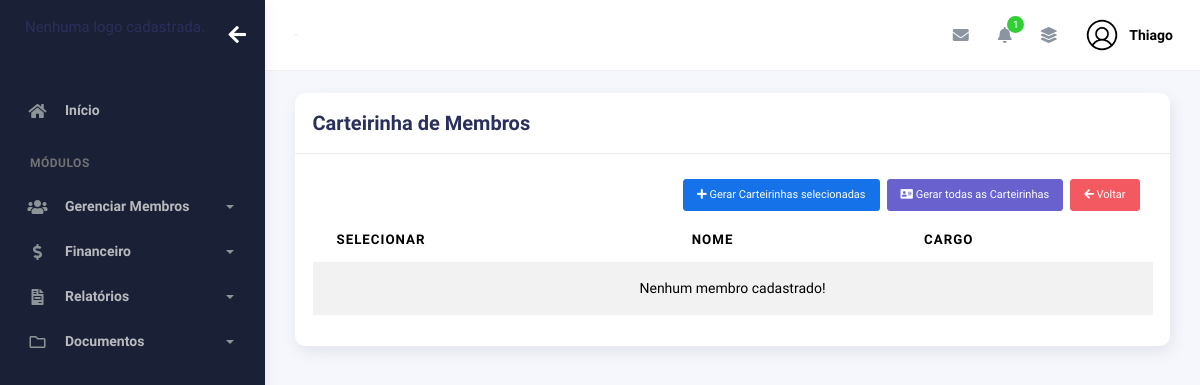
Page /index/selecionar_carteirinhas/ (signed in) on the earlier database version.
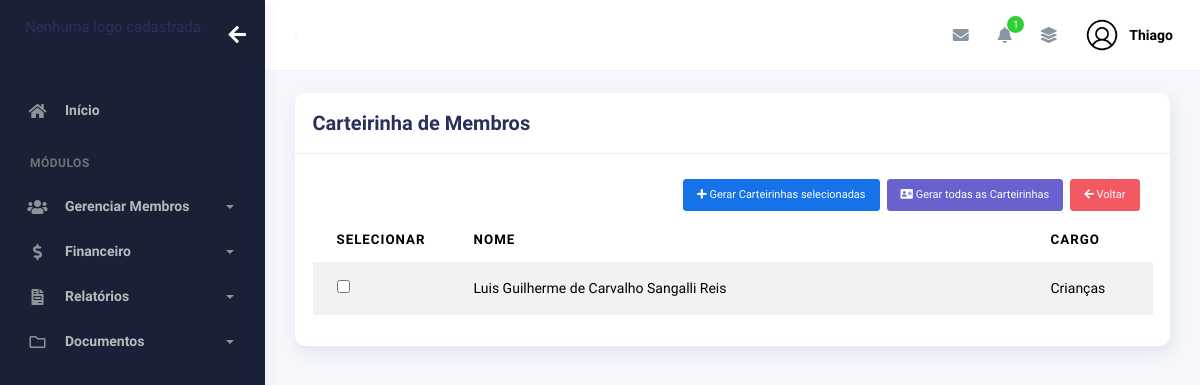
Same page on the later database version.
### plataformaigreja/models.py (models this page shows, shortened)
class Membros(models.Model):
    choices_sexo = (('F', 'Feminino'),
                    ('M', 'Masculino'))
    choices_cargo = (('A', 'Auxiliar'),
                     ('C', 'Congregado'),
                     ('Cr', 'Crianças'),
                     ('Da', 'Diaconisa'),
                     ('D', 'Diácono'),
                     ('E', 'Evangelista'),
                     ('J', 'Jovem'),
                     ('Mb', 'Membro'),
                     ('Mi', 'Missionário(a)'),
                     ('Pr', 'Pastor'),
                     ('P', 'Presbítero'))
    nome = models.CharField(max_length=50)
    sexo = models.CharField(max_length=1, choices=choices_sexo)
    cpf = models.CharField(max_length=20, blank=True, null=True)
    email = models.EmailField(blank=True, null=True)
    telefone = models.CharField(max_length=19, blank=True, null=True)
    endereco = models.CharField(max_length=100, blank=True, null=True)
    foto = models.ImageField(upload_to="img_membros", null=True, blank=True)
    data_nascimento = models.DateField(null=True, blank=True)
    data_batismo = models.DateField(null=True, blank=True)
    cargo = models.CharField(max_length=2, choices=choices_cargo)
    pastor = models.ForeignKey(
        User,
        on_delete=models.CASCADE
    )
    nome_igreja = models.ForeignKey('igreja.Igreja', on_delete=models.CASCADE, null=True, blank=True)
    ativo = models.BooleanField(default=True)

### plataformaigreja/views.py (the view)
# urls.py: path('selecionar_carteirinhas/', views.selecionar_carteirinhas, name='selecionar_carteirinhas'),
@login_required(login_url='/usuarios/login')
def selecionar_carteirinhas(request):
    membros = Membros.objects.filter(pastor=request.user, ativo=True)  # Filtra pelo usuário logado
    return render(request, 'selecionar_carteirinhas.html', {'membros': membros})

### igreja/context_processors.py (called while the page is built)
def logo_igreja(request):
    if request.user.is_authenticated:
        igreja = Igreja.objects.filter(pastor=request.user).first()
        return {"logo_igreja": igreja.logo.url if igreja and igreja.logo else None}
    return {"logo_igreja": None}

### plataformaigreja/context_processors.py (called while the page is built)
def total_membros_context(request):
    if request.user.is_authenticated:
        total_membros = Membros.objects.filter(pastor=request.user, ativo=True).count()
    else:
        total_membros = 0
    return {
        'total_membros': total_membros
    }

def total_membros_transferidos(request):
    if request.user.is_authenticated:
        total_membros_transf = Membros.objects.filter(pastor=request.user, ativo=False).count()
    else:
        total_membros_transf = 0
    return {
        'total_membros_transf': total_membros_transf
    }

### plataformaigreja/templates/selecionar_carteirinhas.html (shortened to what this page needs)
{% extends "bases/base_plataformaigreja.html" %}
{% load static %}
{% block 'conteudo' %}
      <div class="col-md-12">
        <div class="card">
          <div class="card-header">
            <div class="d-flex align-items-center">
              <h4 class="card-title">Carteirinha de Membros</h4>
            </div>
          </div>
          <div class="card-body">
            <div class="table-responsive">
              <form method="POST" action="{% url 'imprimir_carteirinhas' %}">{% csrf_token %}
                <div class="d-flex align-items-center btn-sm">
                <button class="btn btn-primary ms-auto btn-sm" data-bs-toggle="modal" data-bs-target="#addRowModal">
                  <i class="fa fa-plus"></i> Gerar Carteirinhas selecionadas
                </button>
                <a href="{% url 'exportar_todas_carteirinhas' %}" class="btn btn-secondary ms-2 btn-sm">
                  <i class="fas fa-address-card"></i> Gerar todas as Carteirinhas
                </a>
                <a href="{% url 'controle_membros' %}" class="btn btn-danger ms-2 btn-sm"><i class="fas fa-arrow-left"></i> Voltar</a>
                </div>
                <table id="add-row" class="display table table-striped table-hover">
                        <thead>
                            <tr>
                                <th>Selecionar</th>
                                <th>Nome</th>
                                <th>Cargo</th>
                            </tr>
                        </thead>
                        <tbody>
                            {% for membro in membros %}
                            <tr>
                                <td style="width: 10%"><input type="checkbox" name="membros_selecionados" value="{{ membro.id }}"></td>
                                <td>{{ membro.nome }}</td>
                                <td style="width: 15%">{{ membro.get_cargo_display }}</td>
                            </tr>
                            {% empty %}
                            <tr>
                                <td colspan="3" class="text-center">Nenhum membro cadastrado!</td>
                            </tr>
                            {% endfor %}
                        </tbody>
                      </table>
                    </form>
                    </div>
                  </div>
                </div>
              </div>
            </div>
          </div>
        </div>
{% endblock %}

Differences in the rows shown:
added Membros: nome "Luis Guilherme de Carvalho Sangalli Reis", cargo "Crianças"
Other differences:
text no longer shown: "Nenhum membro cadastrado!"
